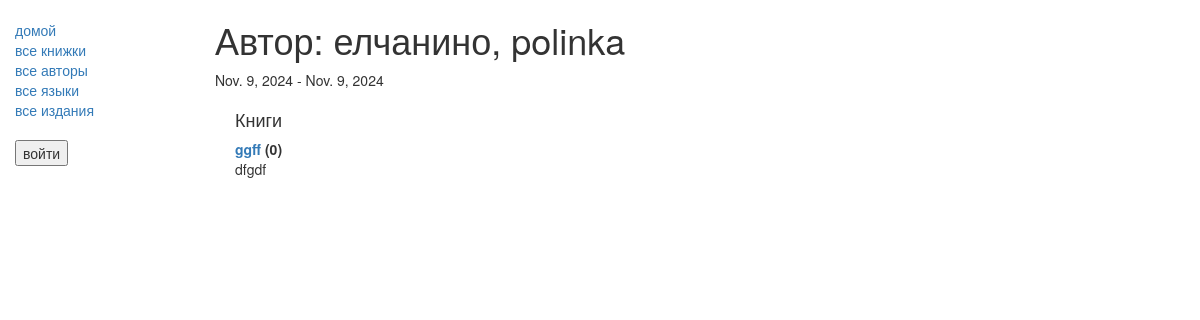
The app's page /catalog/author/1 with its own data.
### catalog/models.py (models this page shows, shortened)
class Author(models.Model):
    first_name = models.CharField(max_length=100)
    last_name = models.CharField(max_length=100)
    date_of_birth = models.DateField(null=True, blank=True)
    date_of_death = models.DateField('Died', null=True, blank=True)
    def __str__(self):
        return '%s, %s' % (self.last_name, self.first_name)

class Book(models.Model):
    title = models.CharField(max_length=200)
    author = models.ForeignKey('Author', on_delete=models.SET_NULL, null=True)
    """
    # Используется внешний ключ(ForeignKey), потому что у книги может быть только один автор, но у авторов может быть несколько книг
    # Автор в виде строки, а не объекта, поскольку он еще не был объявлен в файле.
    """
    summary = models.TextField(max_length=1000, help_text="Enter a brief description of the book")
    isbn = models.CharField('ISBN',max_length=13, help_text='13 Character <a href="https://www.isbn-international.org/content/what-isbn">ISBN number</a>')
    genre = models.ManyToManyField(Genre, help_text="Select a genre for this book")
    publishers = models.ManyToManyField(Publisher, related_name='books')
    """
    # ManyToManyField(многие ко многим) используется потому, что жанр может содержать много книг. Книги могут охватывать много жанров.
    # Класс жанра уже определен, поэтому мы можем указать объект, указанный выше.
    """
    def __str__(self):
        return self.title
    def display_genre(self):
        """
        Creates a string for the Genre. This is required to display genre in Admin.
        """
        return ', '.join([genre.name for genre in self.genre.all()[:3]])
    display_genre.short_description = 'Genre'

### catalog/views.py (the view)
# urls.py: path('author/<int:pk>', views.AuthorDetailView.as_view(), name='author-detail'),
class AuthorDetailView(generic.DetailView):
    model = Author

### catalog/templates/catalog/author_detail.html (shortened to what this page needs)
{% extends "base_generic.html" %}
{% block content %}
<h1>Автор: {{ author }} </h1>
<p>{{author.date_of_birth}} - {% if author.date_of_death %}{{author.date_of_death}}{% endif %}</p>
<div style="margin-left:20px;margin-top:20px">
<h4>Книги</h4>
<dl>
{% for book in author.book_set.all %}
  <dt><a href="{% url 'book-detail' book.pk %}">{{book}}</a> ({{book.bookinstance_set.all.count}})</dt>
  <dd>{{book.summary}}</dd>
  {% empty %}
  <p>У этого автора нет книг(</p>
{% endfor %}
</dl>
</div>
{% endblock %}

### records on screen
Author: last_name+first_name "елчанино, polinka", date_of_birth "Nov. 9, 2024", date_of_death "Nov. 9, 2024"
Book: title "ggff", bookinstance_set.all.count "0", summary "dfgdf"
